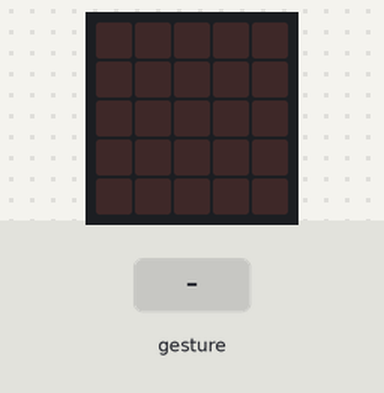
A program run on a simulated BBC micro:bit (MakeCode). On the bench: the board's 5×5 LED display. The inputs (shaded band) are chosen by the test bench. Random numbers come from a fixed seed; a tilt is held for 1.5 s and a shake lasts 1 s, then the board lies face up again.

Above: at 1.2 s.
1.3 s: gesture 'shake'
At 2.3 s:
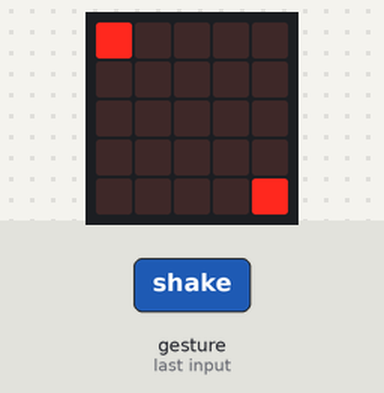
3.0 s: gesture 'shake'
At 3.6 s:
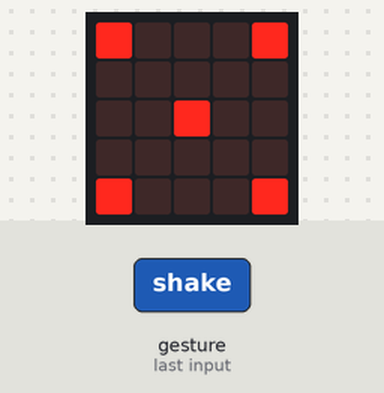
4.7 s: gesture 'shake'
At 6.1 s:
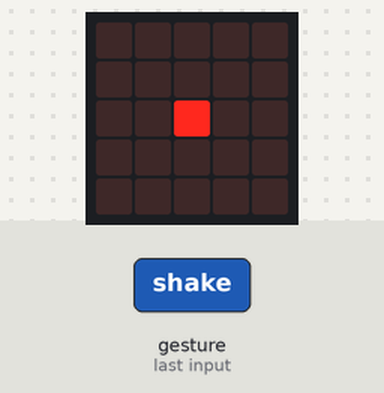
6.4 s: gesture 'shake'
At 7.4 s:
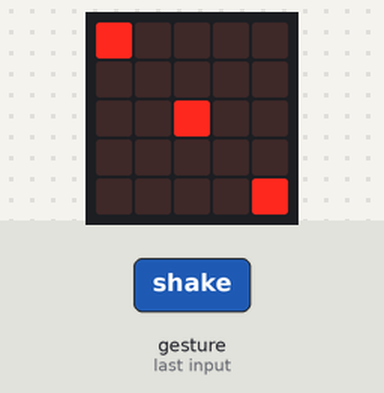
Timing chart, 0 to 9.1 s (numbered marks = the images above; inputs shaded):
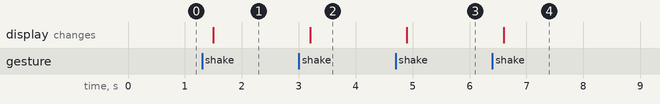

The program:

main.ts
```typescript
let myImage: Image = null
let lista: Image[] = []
input.onGesture(Gesture.Shake, function () {
    myImage = lista[randint(0, lista.length - 1)]
    myImage.showImage(0, 400)
})
basic.forever(function () {
    lista = [
    images.createImage(`
        . . . . .
        . . . . .
        . . # . .
        . . . . .
        . . . . .
        `),
    images.createImage(`
        # . . . .
        . . . . .
        . . . . .
        . . . . .
        . . . . #
        `),
    images.createImage(`
        # . . . .
        . . . . .
        . . # . .
        . . . . .
        . . . . #
        `),
    images.createImage(`
        # . . . #
        . . . . .
        . . . . .
        . . . . .
        # . . . #
        `),
    images.createImage(`
        # . . . #
        . . . . .
        . . # . .
        . . . . .
        # . . . #
        `),
    images.createImage(`
        # . . . #
        . . . . .
        # . . . #
        . . . . .
        # . . . #
        `)
    ]
})
```

test.ts
```typescript
// tu są testy; nie będzie to kompilowane, gdy ten pakiet będzie używany jako rozszerzenie.
```

Measured:
- after the input at 1.3 s, the display: changes after 0.20 s (image 1)
- after the input at 3.0 s, the display: changes after 0.20 s (image 2)
- after the input at 4.7 s, the display: changes after 0.20 s (image 3)
- after the input at 6.4 s, the display: changes after 0.20 s (image 4)
